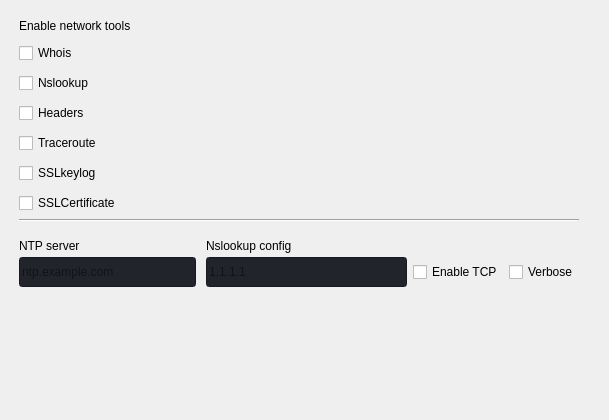
                     <widget class="QWidget" name="network">
                      <widget class="QFrame" name="network_configuration">
                       <property name="geometry">
                        <rect>
                         <x>-1</x>
                         <y>-1</y>
                         <width>600</width>
                         <height>411</height>
                        </rect>
                       </property>
                       <property name="maximumSize">
                        <size>
                         <width>600</width>
                         <height>16777215</height>
                        </size>
                       </property>
                       <layout class="QVBoxLayout" name="network_configuration_layout">
                        <property name="leftMargin">
                         <number>20</number>
                        </property>
                        <property name="topMargin">
                         <number>20</number>
                        </property>
                        <property name="rightMargin">
                         <number>20</number>
                        </property>
                        <property name="bottomMargin">
                         <number>20</number>
                        </property>
                        <item>
                         <layout class="QVBoxLayout" name="enable_network_tools_box">
                          <property name="spacing">
                           <number>10</number>
                          </property>
                          <property name="bottomMargin">
                           <number>0</number>
                          </property>
                          <item>
                           <widget class="QLabel" name="enable_network_tools_box_title">
                            <property name="text">
                             <string>Enable network tools</string>
                            </property>
                            <property name="margin">
                             <number>0</number>
                            </property>
                           </widget>
                          </item>
                          <item>
                           <widget class="QCheckBox" name="whois">
                            <property name="text">
                             <string>Whois</string>
                            </property>
                           </widget>
                          </item>
                          <item>
                           <widget class="QCheckBox" name="nslookup">
                            <property name="text">
                             <string>Nslookup</string>
                            </property>
                           </widget>
                          </item>
                          <item>
                           <widget class="QCheckBox" name="headers">
                            <property name="text">
                             <string>Headers</string>
                            </property>
                           </widget>
                          </item>
                          <item>
                           <widget class="QCheckBox" name="traceroute">
                            <property name="text">
                             <string>Traceroute</string>
                            </property>
                           </widget>
                          </item>
                          <item>
                           <widget class="QCheckBox" name="ssl_keylog">
                            <property name="text">
                             <string>SSLkeylog</string>
                            </property>
                           </widget>
                          </item>
                          <item>
                           <widget class="QCheckBox" name="ssl_certificate">
                            <property name="text">
                             <string>SSLCertificate</string>
                            </property>
                           </widget>
                          </item>
                         </layout>
                        </item>
                        <item>
                         <widget class="Line" name="nslookup_configuration_line">
                          <property name="orientation">
                           <enum>Qt::Horizontal</enum>
                          </property>
                         </widget>
                        </item>
                        <item>
                         <layout class="QVBoxLayout" name="network_setting_box" stretch="0">
                          <property name="spacing">
                           <number>10</number>
                          </property>
                          <property name="topMargin">
                           <number>10</number>
                          </property>
                          <item>
                           <widget class="QFrame" name="network_check_box_row">
                            <layout class="QHBoxLayout" name="ntp_and_nslookup" stretch="1,2">
                             <property name="spacing">
                              <number>0</number>
                             </property>
                             <property name="leftMargin">
                              <number>0</number>
                             </property>
                             <property name="topMargin">
                              <number>0</number>
                             </property>
                             <property name="rightMargin">
                              <number>0</number>
                             </property>
                             <property name="bottomMargin">
                              <number>0</number>
                             </property>
                             <item>
                              <widget class="QFrame" name="ntp_configuration_box">
                               <layout class="QHBoxLayout" name="ntp_box">
                                <property name="spacing">
                                 <number>0</number>
                                </property>
                                <property name="leftMargin">
                                 <number>0</number>
                                </property>
                                <property name="topMargin">
                                 <number>0</number>
                                </property>
                                <property name="rightMargin">
                                 <number>10</number>
                                </property>
                                <property name="bottomMargin">
                                 <number>0</number>
                                </property>
                                <item>
                                 <widget class="QFrame" name="ntp_configuration_box_layout">
                                  <property name="maximumSize">
                                   <size>
                                    <width>16777215</width>
                                    <height>16777215</height>
                                   </size>
                                  </property>
                                  <layout class="QVBoxLayout" name="ntp_layout">
                                   <property name="spacing">
                                    <number>3</number>
                                   </property>
                                   <property name="leftMargin">
                                    <number>0</number>
                                   </property>
                                   <property name="topMargin">
                                    <number>0</number>
                                   </property>
                                   <property name="rightMargin">
                                    <number>0</number>
                                   </property>
                                   <property name="bottomMargin">
                                    <number>0</number>
                                   </property>
                                   <item>
                                    <widget class="QLabel" name="ntp_server_label">
                                     <property name="maximumSize">
                                      <size>
                                       <width>16777215</width>
                                       <height>16</height>
                                      </size>
                                     </property>
                                     <property name="lineWidth">
                                      <number>1</number>
                                     </property>
                                     <property name="text">
                                      <string>NTP server</string>
                                     </property>
                                     <property name="margin">
                                      <number>0</number>
                                     </property>
                                    </widget>
                                   </item>
                                   <item>
                                    <widget class="QFrame" name="ntp_server_layout">
                                     <property name="minimumSize">
                                      <size>
                                       <width>0</width>
                                       <height>0</height>
                                      </size>
                                     </property>
                                     <layout class="QHBoxLayout" name="horizontalLayout_11" stretch="0">
                                      <property name="spacing">
                                       <number>6</number>
                                      </property>
                                      <property name="leftMargin">
                                       <number>0</number>
                                      </property>
                                      <property name="topMargin">
                                       <number>0</number>
                                      </property>
                                      <property name="rightMargin">
                                       <number>0</number>
                                      </property>
                                      <property name="bottomMargin">
                                       <number>0</number>
                                      </property>
                                      <item>
                                       <widget class="QLineEdit" name="ntp_server">
                                        <property name="minimumSize">
                                         <size>
                                          <width>0</width>
                                          <height>30</height>
                                         </size>
                                        </property>
                                        <property name="styleSheet">
                                         <string notr="true">background-color: rgb(33, 37, 43);</string>
                                        </property>
                                        <property name="placeholderText">
                                         <string>ntp.example.com</string>
                                        </property>
                                       </widget>
                                      </item>
                                     </layout>
                                    </widget>
                                   </item>
                                  </layout>
                                 </widget>
                                </item>
                               </layout>
                              </widget>
                             </item>
                             <item>
                              <widget class="QFrame" name="nslookup_configuration_box">
                               <layout class="QHBoxLayout" name="nslookup_box">
                                <property name="spacing">
                                 <number>0</number>
                                </property>
                                <property name="leftMargin">
                                 <number>0</number>
                                </property>
                                <property name="topMargin">
                                 <number>0</number>
                                </property>
                                <property name="rightMargin">
                                 <number>0</number>
                                </property>
                                <property name="bottomMargin">
                                 <number>0</number>
                                </property>
                                <item>
                                 <widget class="QFrame" name="nslookup_configuration_box_layout">
                                  <property name="maximumSize">
                                   <size>
                                    <width>16777215</width>
                                    <height>16777215</height>
                                   </size>
                                  </property>
                                  <layout class="QVBoxLayout" name="nslookup_layout">
                                   <property name="spacing">
                                    <number>3</number>
                                   </property>
                                   <property name="leftMargin">
                                    <number>0</number>
                                   </property>
                                   <property name="topMargin">
                                    <number>0</number>
                                   </property>
                                   <property name="rightMargin">
                                    <number>0</number>
                                   </property>
                                   <property name="bottomMargin">
                                    <number>0</number>
                                   </property>
                                   <item>
                                    <widget class="QLabel" name="nslookup_configuration_label">
                                     <property name="minimumSize">
                                      <size>
                                       <width>0</width>
                                       <height>16</height>
                                      </size>
                                     </property>
                                     <property name="text">
                                      <string>Nslookup config</string>
                                     </property>
                                    </widget>
                                   </item>
                                   <item>
                                    <widget class="QFrame" name="nslookup_dns_server_box">
                                     <property name="lineWidth">
                                      <number>0</number>
                                     </property>
                                     <layout class="QHBoxLayout" name="horizontalLayout_14">
                                      <property name="spacing">
                                       <number>6</number>
                                      </property>
                                      <property name="leftMargin">
                                       <number>0</number>
                                      </property>
                                      <property name="topMargin">
                                       <number>0</number>
                                      </property>
                                      <property name="rightMargin">
                                       <number>0</number>
                                      </property>
                                      <property name="bottomMargin">
                                       <number>0</number>
                                      </property>
                                      <item>
                                       <widget class="QLineEdit" name="nslookup_dns_server">
                                        <property name="minimumSize">
                                         <size>
                                          <width>0</width>
                                          <height>30</height>
                                         </size>
                                        </property>
                                        <property name="styleSheet">
                                         <string notr="true">background-color: rgb(33, 37, 43);</string>
                                        </property>
                                        <property name="placeholderText">
                                         <string>1.1.1.1</string>
                                        </property>
                                       </widget>
                                      </item>
                                      <item>
                                       <widget class="QCheckBox" name="nslookup_enable_tcp">
                                        <property name="text">
                                         <string>Enable TCP</string>
                                        </property>
                                       </widget>
                                      </item>
                                      <item>
                                       <widget class="QCheckBox" name="nslookup_enable_verbose_mode">
                                        <property name="text">
                                         <string>Verbose</string>
                                        </property>
                                       </widget>
                                      </item>
                                     </layout>
                                    </widget>
                                   </item>
                                  </layout>
                                 </widget>
                                </item>
                               </layout>
                              </widget>
                             </item>
                            </layout>
                           </widget>
                          </item>
                         </layout>
                        </item>
                        <item>
                         <spacer name="nslookup_configuration_vertical_spacer">
                          <property name="orientation">
                           <enum>Qt::Vertical</enum>
                          </property>
                          <property name="sizeHint" stdset="0">
                           <size>
                            <width>20</width>
                            <height>40</height>
                           </size>
                          </property>
                         </spacer>
                        </item>
                       </layout>
                      </widget>
                     </widget>
